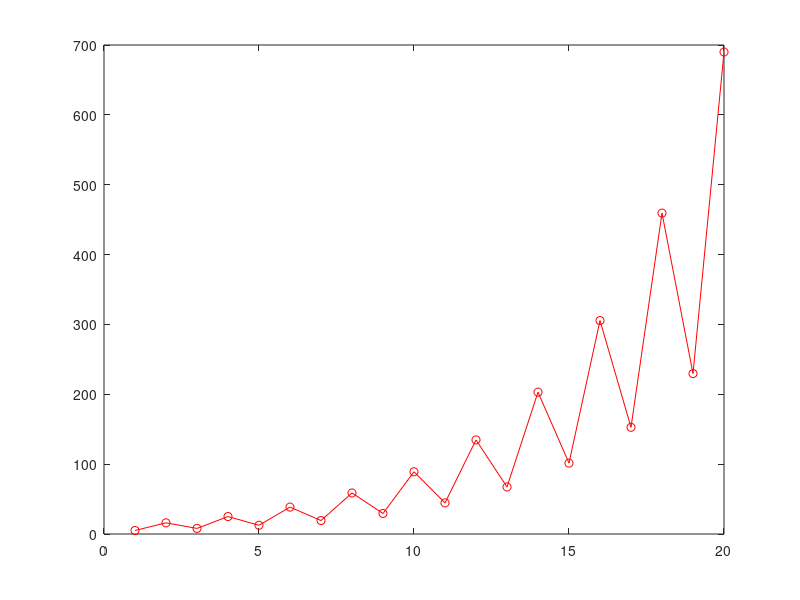

Here is the MATLAB script that generated this plot:
clc
clear

%먼저 사용자에게 변수 n을 입력받는다.그 후 x의 배열을 만들고 y의 배열에는 입력받은 n값만 넣은 후 k값이 증가함에따라서 짝수냐
%홀수냐 를 보고 맞는 식으로 계산 후 y배열에 추가시켜준다,

n=input('사용자 정수 n :');

x=[1:1:20];
y=[n];
k=2;
while k<=20
    if rem((k-1),2)==1
        y(k)=3.*y(k-1)+1;
    else
        y(k)=y(k-1)./2;
    end
    k=k+1;
end

plot(x,y,'-ro');